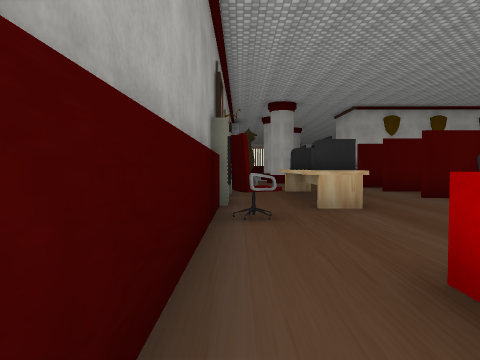
view 1 (above)

24 first-person views from a walk through a scene from a Unity 3-D project. The camera is 1.3 m above the floor, tilts 2° down and sees 70° across. Doors are open. The floor is counted in squares, 2 m on a side. Each view is taken from the middle of a square. On the plan, view 1 faces up. The plan holds only what a view shows up to about 10 squares ahead; the rest is blank. The place goes on beyond the plan. The player is left out. Some animated figures are left out. Some surface patterns are stand-ins.

view 2
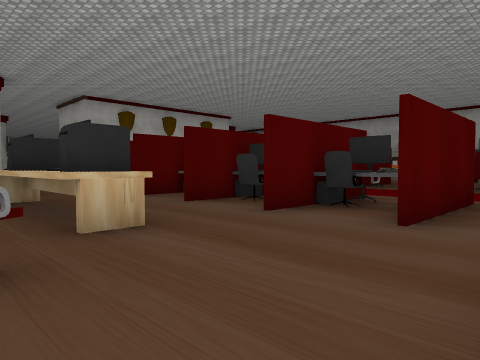

view 3
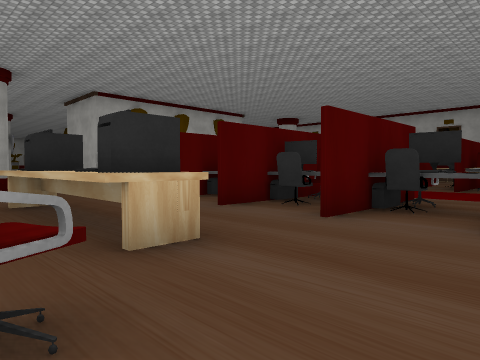

view 4
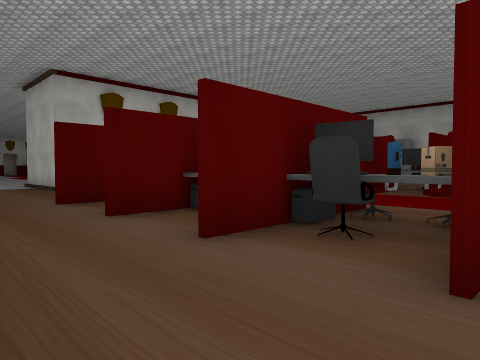

view 5
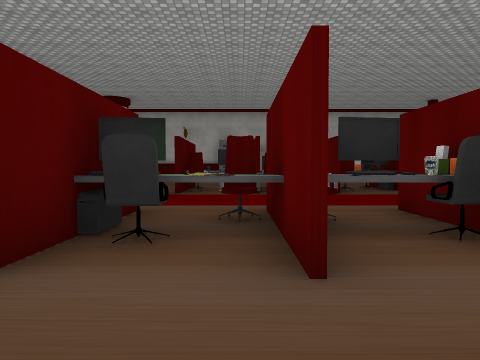

view 6
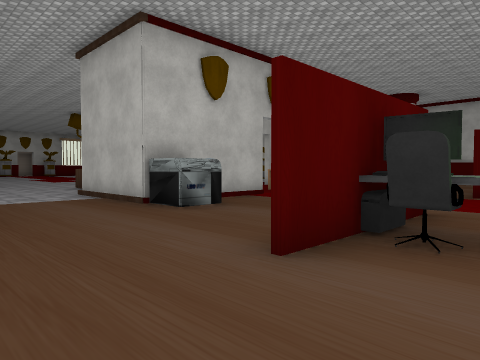

view 7
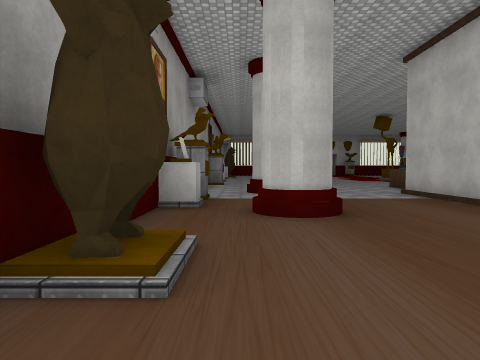

view 8
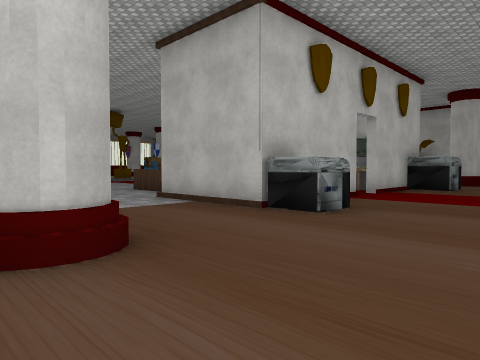

view 9
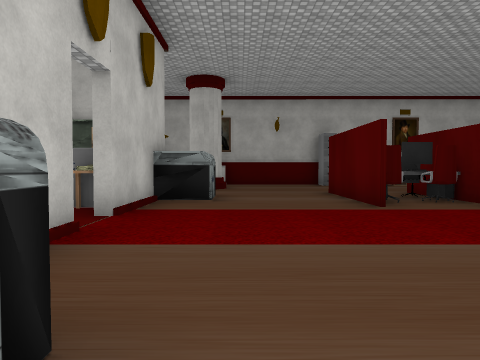

view 10
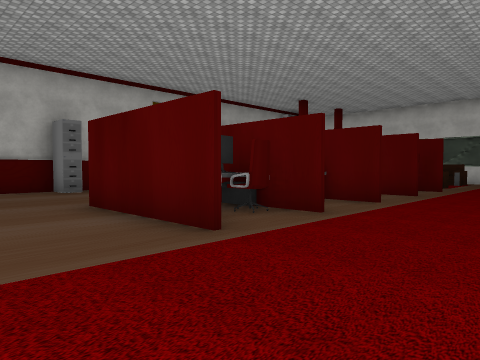

view 11
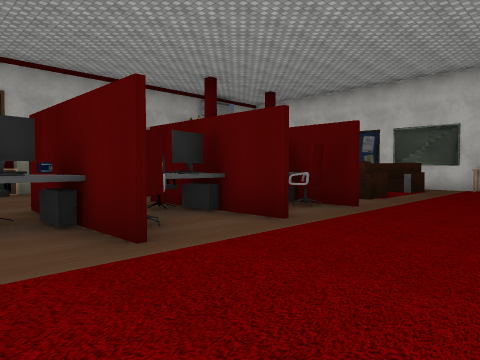

view 12
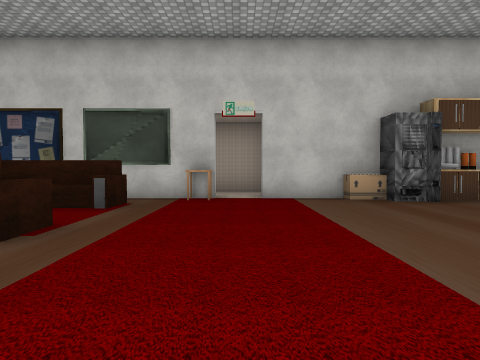

view 13
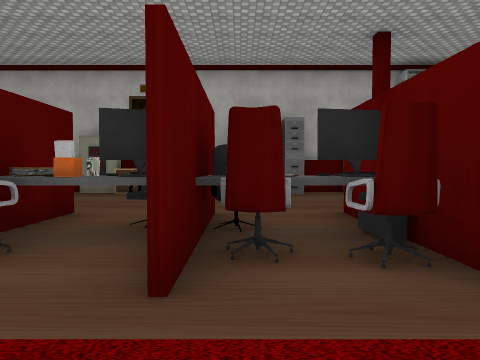

view 14
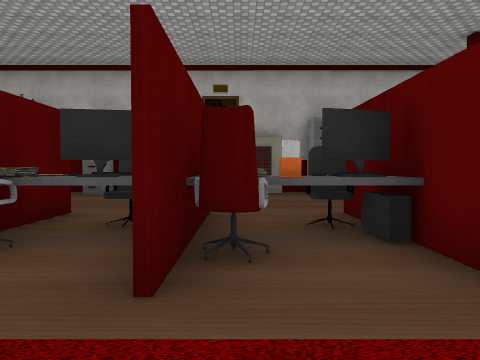

view 15
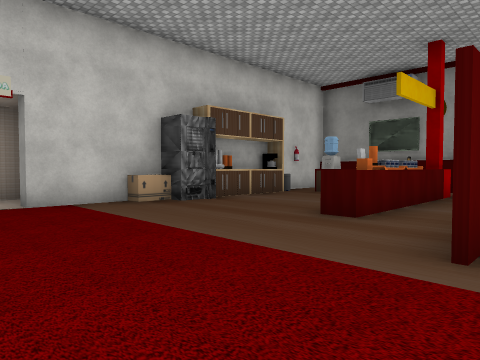

view 16
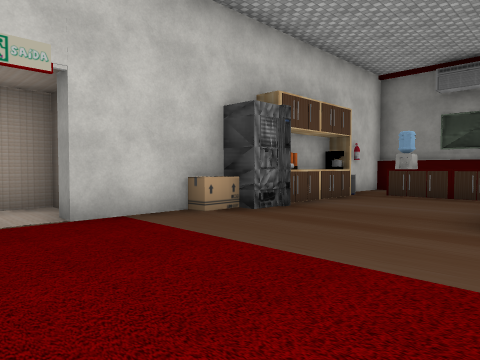

view 17
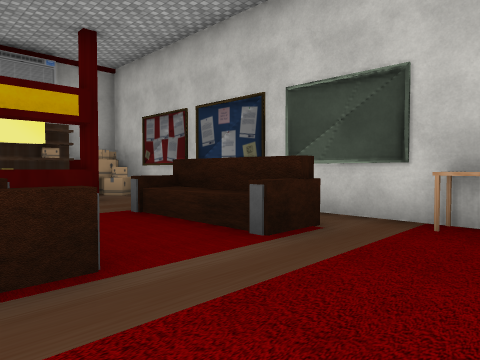

view 18
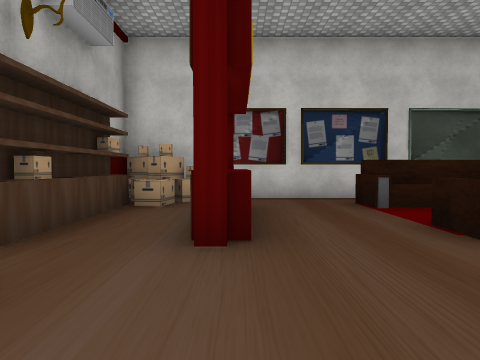

view 19
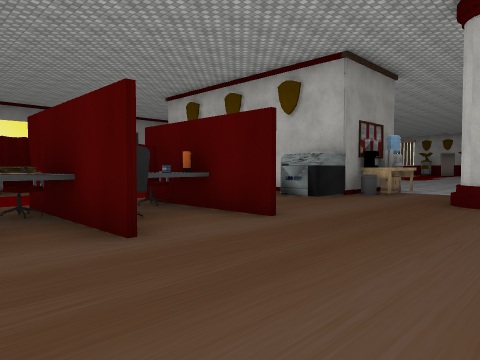

view 20
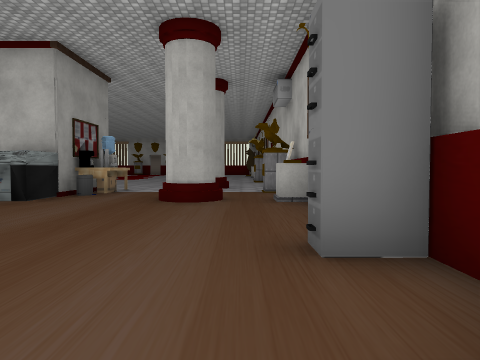

view 21
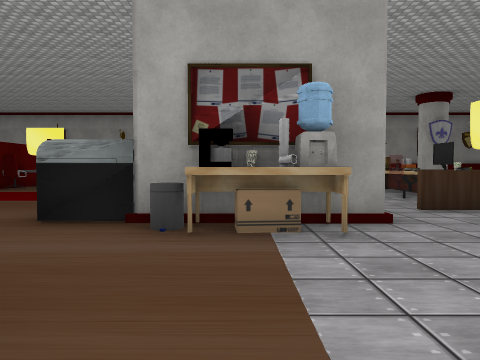

view 22
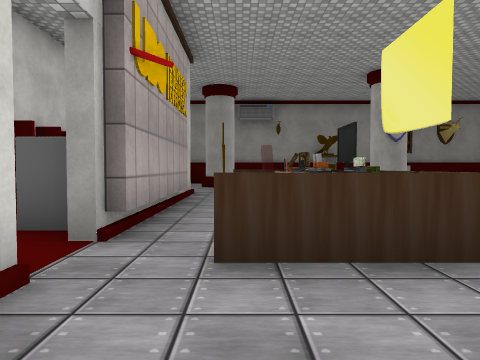

view 23
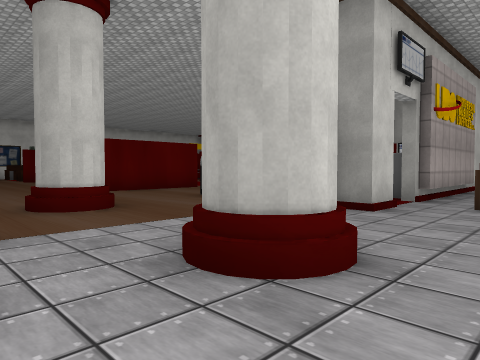

view 24
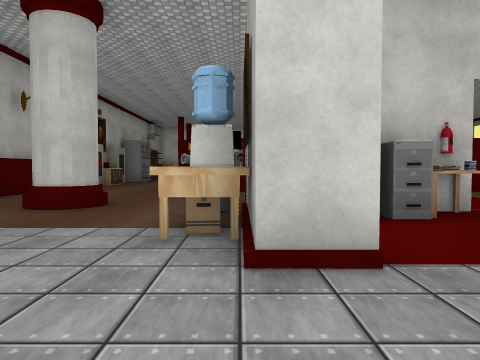

### Floor plan
Key: @ floor where view 1 was taken; # wall or solid block; x gap in a wall; . floor; D open door; = window, fence, low wall or low ledge; ^ raised ledge; O other object.
Columns run from 1 left of view 1 to 19 right of it. Each row starts with its distance up from view 1.
 21      ...^OOO^=. ....
 20  ..  ...x OO##......
 19  ..O ....###DD... ..
 18  .. ..#    ## #.....
 17  O. ..#    .. O....O
 16  O. ..#   DO###.....#
 15 #..O...O.....OO..O.O
 14 #...................
 13 #...................#
 12 ##...####...####....#
 11  .....OO.....O.....##
 10   .....O....OOO.....#
  9 #.^^.##O#...#O^#...O#
  8  .^O.OOO.....OO....O#
  7  .^^.#OOO...OO^#...##
  6 #O^O...O.....OO....#
  5 #....#OO#...#OO#...##
  4 #O.....^....OO.....##
  3 #....####...####....#
  2 #..OOOO......OO..#.##
  1 #..O.........OO..O.#
  0 #@ O.............O.#
 -1 #  O.........OO....O
 -2  ..#OO#O..DO......OO
 -3  #########D########
 -4          #.
 -5          ###

Where each view was taken, in squares from view 1:
view 1: 0 up, 0 right, facing up
view 2: 2 up, 0 right, facing up-right
view 3: 3 up, 0 right, facing up-right
view 4: 5 up, 2 right, facing up-right
view 5: 10 up, 2 right, facing right
view 6: 10 up, 2 right, facing up-right
view 7: 10 up, 1 right, facing up
view 8: 12 up, 1 right, facing up-right
view 9: 14 up, 5 right, facing right
view 10: 14 up, 8 right, facing down-right
view 11: 9 up, 8 right, facing down-right
view 12: 5 up, 9 right, facing down
view 13: 5 up, 9 right, facing right
view 14: 7 up, 9 right, facing right
view 15: 4 up, 10 right, facing down-left
view 16: 2 up, 10 right, facing down-left
view 17: 2 up, 9 right, facing down-right
view 18: 5 up, 16 right, facing down
view 19: 8 up, 17 right, facing up-left
view 20: 8 up, 17 right, facing up
view 21: 17 up, 17 right, facing left
view 22: 20 up, 14 right, facing left
view 23: 21 up, 18 right, facing down-left
view 24: 21 up, 13 right, facing down
